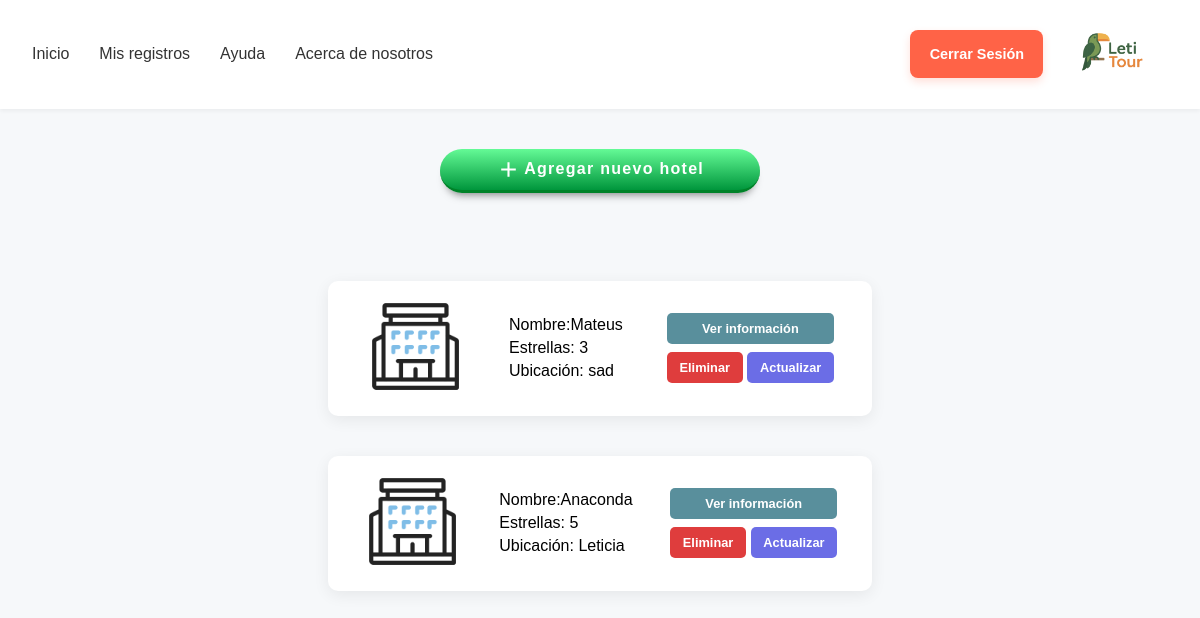
Page /lista_hoteles/ (signed in) on the earlier database version.
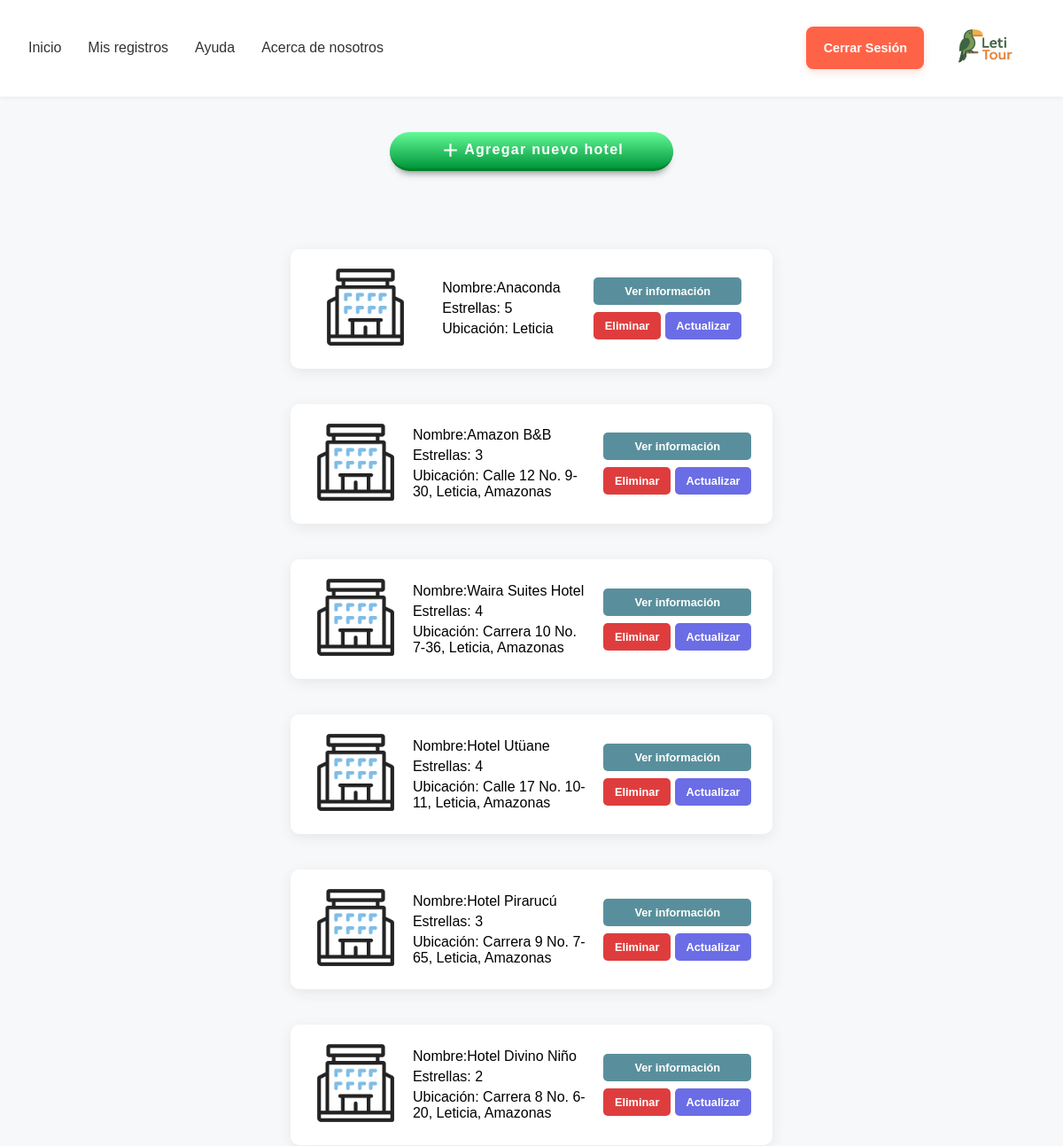
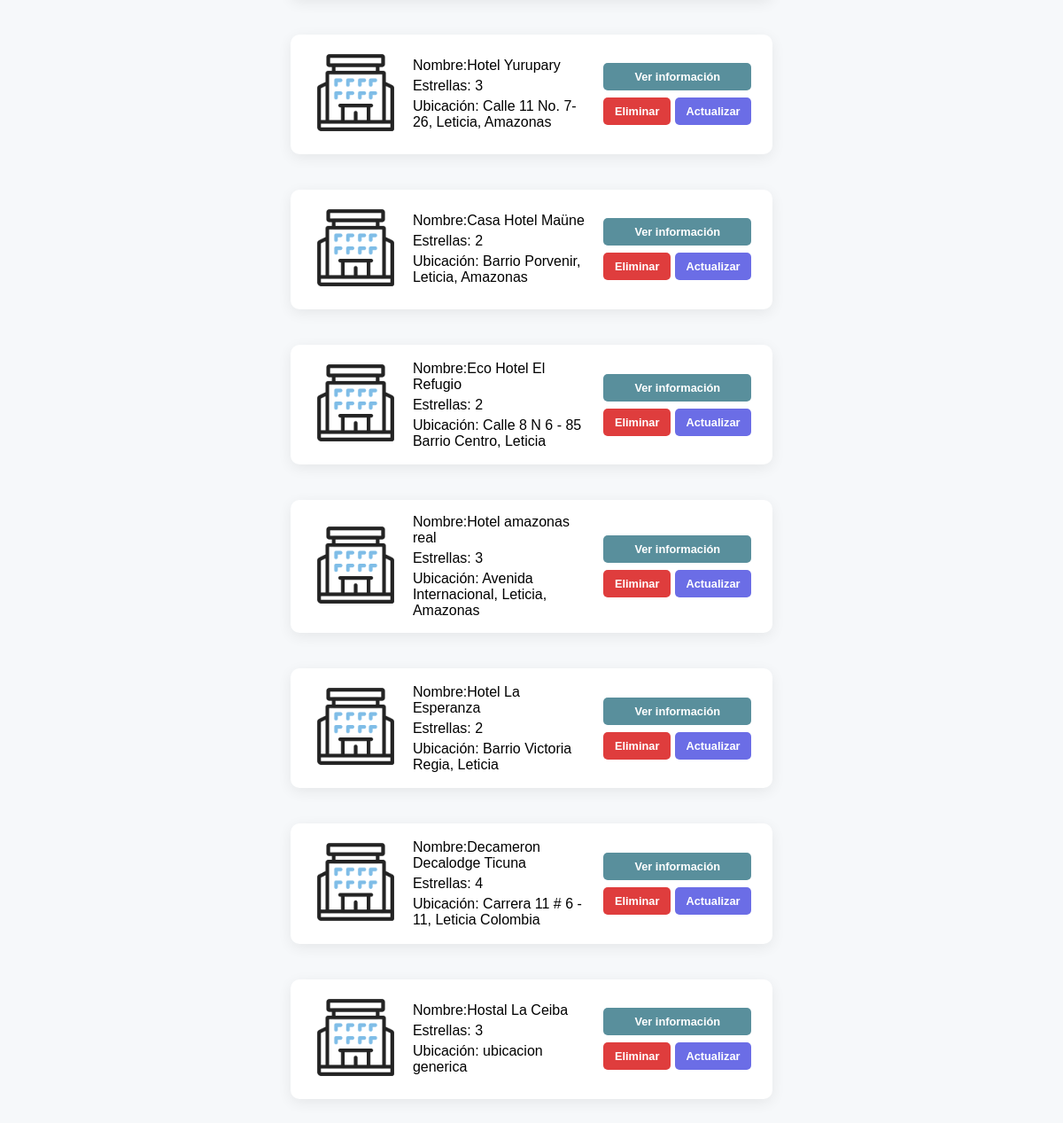
Same page on the later database version (2 pictures, top to bottom).
### hoteles/models.py (models this page shows)
class Hoteles(models.Model):
    dueno = models.ForeignKey(User,on_delete=models.CASCADE)
    nombre = models.CharField(max_length=30)
    precio = models.FloatField(default=0)
    precio_noche = models.FloatField(default=0)
    descripcion = models.TextField(max_length=600)
    estrellas = models.IntegerField(default=1,validators=[MinValueValidator(1), MaxValueValidator(5)])
    ubicacion = models.TextField()
    """  resenas = models.IntegerField(default=0) """
    habitaciones = models.IntegerField(default=0,null=False)
    habitaciones_libres = models.IntegerField(default=0, validators=[MinValueValidator(0)])
    class Meta:
        permissions = [("can_register_hotels", "Registrar hoteles")]

### main/decorators.py (the view)
    def validacion(request, *args, **kwargs):
        if request.user.is_authenticated and request.user.role == "Empresario":
            return fun_view(request, *args, **kwargs)
        return redirect('login')

### hoteles/views.py (called while the page is built)
@solo_empresario
def lista_hoteles_view(request):
    hoteles = Hoteles.objects.filter(dueno = request.user)
    return render(request,"lista_hoteles.html", {"hoteles": hoteles})

### login/backend.py (called while the page is built)
    def get_user(self, user_id):
        User = get_user_model()
        try:
            return User.objects.get(pk=user_id)
        except User.DoesNotExist:
            return None

### hoteles/templates/lista_hoteles.html (shortened to what this page needs)
{% load static %}
<!DOCTYPE html>
<html lang="en">
<head>
    <link rel="stylesheet" href="{% static 'css/lista_hoteles.css' %}">
</head>
<body>
    {% include "navbar.html" %}
    <main>
        <div class="container-add">
            <button title="Add" class="cssbuttons-io-button">
                <svg height="25" width="25" viewBox="0 0 24 24" xmlns="http://www.w3.org/2000/svg">
                    <path d="M0 0h24v24H0z" fill="none"></path>
                    <path d="M11 11V5h2v6h6v2h-6v6h-2v-6H5v-2z" fill="currentColor"></path>
                </svg>
                <span>Agregar nuevo hotel</span>
            </button>
        </div>
        <div class="lista-hoteles">
            {% for h in hoteles %}
            <div class="hotel">
                <div class="icon">
                    <img src="{% static "img/iconos/hotel.png" %}" alt="">
                </div>
                <div class="informacion">
                    <p>Nombre:{{h.nombre}} </p>
                    <p>Estrellas: {{h.estrellas}}</p>
                    <p>Ubicación: {{h.ubicacion}}</p>
                </div>
                <div class="botones">
                    <button class="btn-informacion" id-hotel="{{h.id}}">Ver información</button>
                    <div class="cont-btn-acciones">
                        <button class="btn-eliminar" id-hotel="{{h.id}}">Eliminar</button>
                        <button class="btn-actualizar" id-hotel="{{h.id}}">Actualizar</button>
                    </div>
                </div>
            </div>
            {% endfor %}
        </div>
    </main>
</body>
</html>

### hoteles/templates/navbar.html
{% load static %}
<nav>
    <ul>
        <li><a href="{% url 'home_hoteles' %}">Inicio</a></li>
        <li><a href="{% url 'lista_hoteles' %}">Mis registros</a></li>
        <li><a href="#">Ayuda</a></li>
        <li><a href="#">Acerca de nosotros</a></li>
    </ul>
    <div class="logout">
        <button id="logout">Cerrar Sesión</button>
        <a href="#"><img class="logo" src="{% static "img/iconos/logo.webp" %}" alt=""></a>
    </div>
</nav>

### static/css/lista_hoteles.css (style rules this page uses)
* { margin: 0; padding: 0; }
body { background: #f6f8fa; font-size: 16px; font-family: 'Poppins', sans-serif; }
nav { display: flex; justify-content: space-between; align-items: center; padding: 1rem 2rem; background-color: #ffffff; box-shadow: 0 2px 4px rgba(0, 0, 0, 0.05); position: sticky; top: 0; z-index: 1000; }
.logout { display: flex; align-items: center; gap: 1rem; }
.logout button { background-color: #ff6347; color: white; border: none; padding: 0.75rem 1.2rem; border-radius: 0.5rem; cursor: pointer; font-size: 0.9rem; font-weight: 600; transition: background-color 0.3s ease, transform 0.2s ease; box-shadow: 0 4px 8px rgba(255, 99, 71, 0.2); }
.logo { width: 6.8rem; }
ul { margin-right: 4rem; display: flex; gap: 30px; list-style: none; }
li { display: flex; align-items: flex-end; gap: 8px; }
ul a { text-decoration: none; color: #333; font-weight: 500; position: relative; transition: color 0.3s ease; }
ul a::after { content: ""; position: absolute; width: 0%; height: 2px; bottom: -4px; left: 0; background-color: #333; transition: width 0.3s ease; }
.logout { display: flex; gap: 1rem; align-items: center; }
#logout { height: 3rem; }
.container-add { display: flex; padding: 2.5rem; justify-content: center; }
.lista-hoteles { display: flex; gap: 2.5rem; justify-content: center; flex-wrap: wrap; padding: 3rem; }
.hotel { background: #fff; box-shadow: 0 4px 16px rgba(0, 0, 0, 0.07); border-radius: 10px; padding: 1rem; display: flex; width: 32rem; justify-content: space-around; align-items: center; }
.informacion { display: flex; gap: 5px; flex-direction: column; max-width: 200px; }
.icon img { width: 6.2rem; }
.btn-informacion { width: 100%; }
.botones { display: flex; flex-direction: column; gap: 0.5rem; }
.cssbuttons-io-button { width: 320px; display: flex; align-items: center; justify-content: center; gap: .2em; font-family: inherit; font-weight: 600; font-size: 16px; padding: .5em 1.5em; color: white; background: linear-gradient(0deg, rgb(0, 150, 60), rgb(100, 250, 150)); border: none; outline: none; border-bottom: 3px solid rgb(0, 130, 40); box-shadow: 0 .5em .5em -.4em rgb(0, 0, 0, .5); letter-spacing: 0.08em; border-radius: 20em; cursor: pointer; transition: .5s; }
.botones button { color: #fff; border: none; padding: 0.5rem 0.8rem; border-radius: 5px; font-size: 0.8rem; font-weight: bold; cursor: pointer; transition: background 0.2s; }
.btn-informacion { background-color: rgba(58, 122, 137, 0.84); }
.btn-eliminar { background: #df3d3d; }
.btn-actualizar { background-color: rgba(79, 81, 226, 0.84); }

Differences in the rows shown:
removed Hoteles: nombre "Mateus", estrellas "3", ubicacion "sad"
added Hoteles: nombre "Amazon B&B", estrellas "3", ubicacion "Calle 12 No. 9-30, Leticia, Amazonas"
added Hoteles: nombre "Waira Suites Hotel", estrellas "4", ubicacion "Carrera 10 No. 7-36, Leticia, Amazonas"
added Hoteles: nombre "Hotel Utüane", estrellas "4", ubicacion "Calle 17 No. 10-11, Leticia, Amazonas"
added Hoteles: nombre "Hotel Pirarucú", estrellas "3", ubicacion "Carrera 9 No. 7-65, Leticia, Amazonas"
added Hoteles: nombre "Hotel Divino Niño", estrellas "2", ubicacion "Carrera 8 No. 6-20, Leticia, Amazonas"
added Hoteles: nombre "Hotel Yurupary", estrellas "3", ubicacion "Calle 11 No. 7-26, Leticia, Amazonas"
added Hoteles: nombre "Casa Hotel Maüne", estrellas "2", ubicacion "Barrio Porvenir, Leticia, Amazonas"
added Hoteles: nombre "Eco Hotel El Refugio", estrellas "2", ubicacion "Calle 8 N 6 - 85 Barrio Centro, Leticia"
added Hoteles: nombre "Hotel amazonas real", estrellas "3", ubicacion "Avenida Internacional, Leticia, Amazonas"
added Hoteles: nombre "Hotel La Esperanza", estrellas "2", ubicacion "Barrio Victoria Regia, Leticia"
added Hoteles: nombre "Decameron Decalodge Ticuna", estrellas "4", ubicacion "Carrera 11 # 6 - 11, Leticia Colombia"
added Hoteles: nombre "Hostal La Ceiba", estrellas "3", ubicacion "ubicacion generica"
